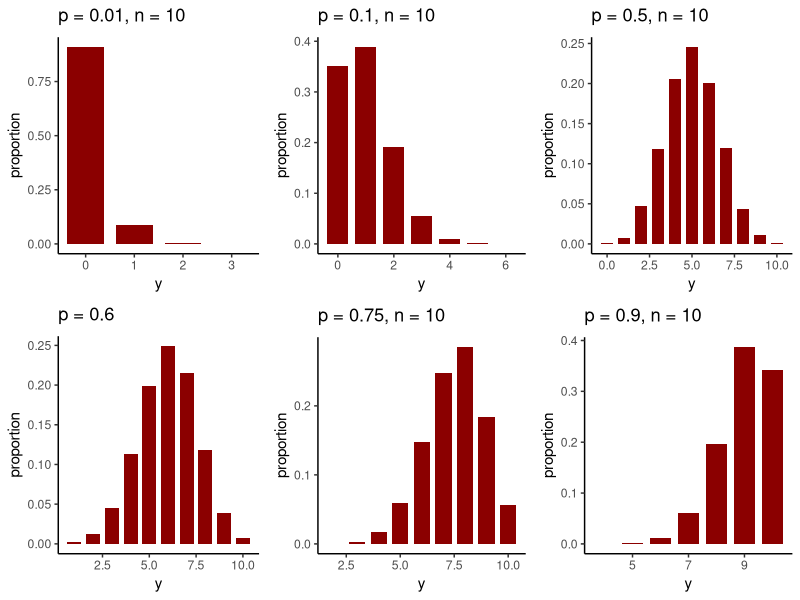
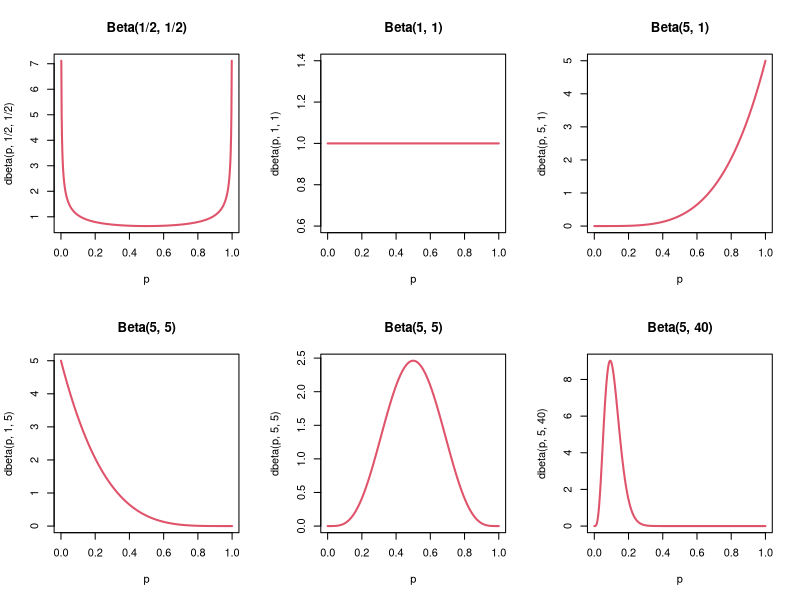
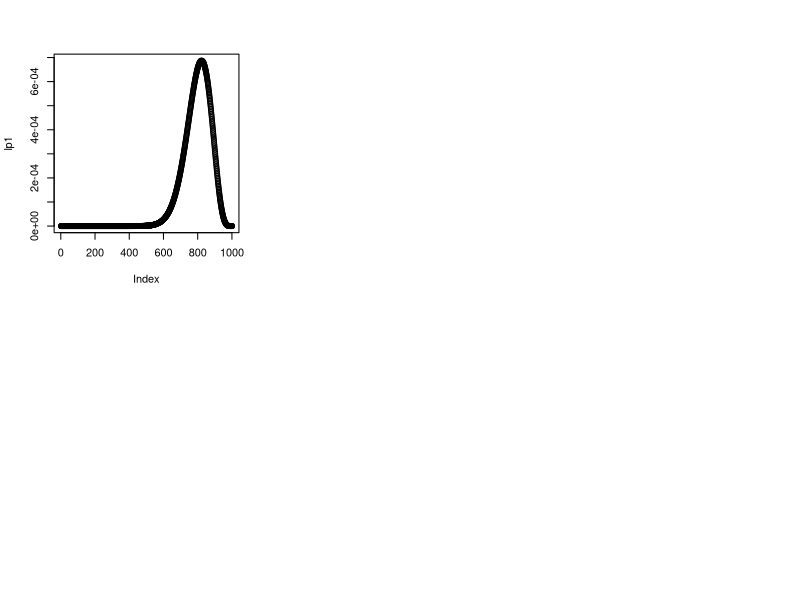

The R source for these figures, in order: (Note: this script raises an error after producing the figures.)
#--------------------------------------------
# Poisson (likelihood) - Gamma (prior) models 
# in R
#--------------------------------------------

# 1. Histogram of Binomial distributed observations

library(tidyverse)
set.seed(2023)
s1 <- data.frame('data' = rbinom(n = 10000, size = 10, prob = 1/100))
s2 <- data.frame('data' = rbinom(n = 10000, size = 10, prob = 10/100))
s3 <- data.frame('data' = rbinom(n = 10000, size = 10, prob = 50/100))
s4 <- data.frame('data' = rbinom(n = 10000, size = 10, prob = 60/100))
s5 <- data.frame('data' = rbinom(n = 10000, size = 10, prob = 75/100))
s6 <- data.frame('data' = rbinom(n = 10000, size = 10, prob = 90/100))

p1 <- s1 %>% ggplot() +
  geom_bar(aes(x = data, y = stat(count / sum(count))), width = 0.75,
           fill = 'darkred') +
  labs(x = 'y', y = 'proportion', title = p~ '= 0.01, n = 10') + theme_classic()
scale_color_gradient(low="firebrick1", high="firebrick4")
p2 <- s2 %>% ggplot() +
  geom_bar(aes(x = data, y = stat(count / sum(count))), width = 0.75,
           fill = 'darkred') +
  labs(x = 'y', y = 'proportion', title = p~ '= 0.1, n = 10')  + theme_classic()
p3 <- s3 %>% ggplot() +
  geom_bar(aes(x = data, y = stat(count / sum(count))), width = 0.75,
           fill = 'darkred') +
  labs(x = 'y', y = 'proportion', title = p~ '= 0.5, n = 10') + theme_classic()
p4 <- s4 %>% ggplot() +
  geom_bar(aes(x = data, y = stat(count / sum(count))), width = 0.75,
           fill = 'darkred') +
  labs(x = 'y', y = 'proportion', title = p~ '= 0.6', n = 10) + theme_classic()
scale_color_gradient(low="firebrick1", high="firebrick4")
p5 <- s5 %>% ggplot() +
  geom_bar(aes(x = data, y = stat(count / sum(count))), width = 0.75,
           fill = 'darkred') +
  labs(x = 'y', y = 'proportion', title = p~ '= 0.75, n = 10')  + theme_classic()
p6 <- s6 %>% ggplot() +
  geom_bar(aes(x = data, y = stat(count / sum(count))), width = 0.75,
           fill = 'darkred') +
  labs(x = 'y', y = 'proportion', title = p~ '= 0.9, n = 10') + theme_classic()

library(gridExtra)
grid.arrange(p1, p2, p3, p4, p5, p6, nrow = 2)


# 2. Density plots of examples of Beta family

par(mfrow = c(2,3))
p = seq(0, 1, length = 500)
plot(p, dbeta(p, 1/2, 1/2), col = 2, lwd = 2, main = 'Beta(1/2, 1/2)', type = 'l')
plot(p, dbeta(p, 1, 1), col = 2, lwd = 2, main = 'Beta(1, 1)', type = 'l')
plot(p, dbeta(p, 5, 1), col = 2, lwd = 2, main = 'Beta(5, 1)', type = 'l')
plot(p, dbeta(p, 1, 5), col = 2, lwd = 2, main = 'Beta(5, 5)', type = 'l')
plot(p, dbeta(p, 5, 5), col = 2, lwd = 2, main = 'Beta(5, 5)', type = 'l')
plot(p, dbeta(p, 5, 40), col = 2, lwd = 2, main = 'Beta(5, 40)', type = 'l')

# 3. Density plots of posteriors

# data
n = 20; p1 = 0.8 # Binomial likelihood parameters
p <- seq(0,1,by=0.001)

# priors
alpha1 = 8; beta1 = 2
prior_mean = alpha1 / (alpha1 + beta1) # [1] 0.05
prior_variance = (alpha1*beta1) / ((alpha1 + beta1)^2 * (alpha1 + beta1 + 1))
prior1 = p^(alpha1 - 1) * (1-p)^(beta1-1) ; prior1 = prior1 / sum(prior1)

# likelihood
set.seed(2023)
data1 = rbinom(n = n, size = 1, prob = p1)
likelihood1 = dbinom(x = p1*n, size = 20, prob = p)

# posterior
lp1 = likelihood1 * prior1 ; posterior1 = lp1 / sum(lp1)
plot(lp1)

# save a copy of entire dataset, training and testing datasets in .csv
write.csv(data1, 
          "C:/Users/julia/OneDrive/Desktop/github/2. Jeffrey prior binomial/Binomial_data.csv",
          row.names = FALSE)

# posterior mean and parameters
meandata1 = mean(data1) # [1] 0.8
alpha_posterior = ((alpha1 + n*mean(data1))) # 24
beta_posterior = (n - n*mean(data1) + beta1) # 6


# ggplot

# data
n = 20; p1 = 0.8 # Binomial likelihood parameters

# priors
alpha1 = 8; beta1 = 2
p <- seq(0,1,by=0.001)
prior1 = p^(alpha1 - 1) * (1-p)^(beta1-1) ; prior1 = prior1 / sum(prior1)

# likelihood
likelihood1 = dbinom(x = p1*n, size = 20, prob = p)

# posterior
lp1 = likelihood1 * prior1 ; posterior1 = lp1 / sum(lp1)

# dataframe
data_frame <- data.frame('p' = p, 'prior' = prior1, 'likelihood' = likelihood1, 'posterior' = posterior1)

ggplot(data=data_frame) +
  geom_line(aes(x = p, y = prior1, color = 'Be(8, 2) prior'), lwd = 1.2) +
  geom_line(aes(x = p, y = likelihood1/sum(likelihood1), 
                color = 'Scaled likelihood Bin(20, 0.8)'), lwd = 1.2) +
  geom_line(aes(x = p, y = posterior1, color = 'Be(24, 6) posterior'), lwd = 1.2) +
  xlim(0, 1) + ylim(0, max(c(prior1, posterior1, likelihood1 / sum(likelihood1)))) +
  scale_color_manual(name = "Distributions", values = c("Be(8, 2) prior" = "darkred", 
                                                        "Scaled likelihood Bin(20, 0.8)" = "black",
                                                        'Be(24, 6) posterior' = 'darkblue')) +
  labs(title = 'Posterior distribution in blue - Be(24,6)',
       subtitle = 'Working example data',
       y="density", x="p") +
  theme(axis.text=element_text(size=8),
        axis.title=element_text(size=8),
        plot.subtitle=element_text(size=10, face="italic", color="darkred"),
        panel.background = element_rect(fill = "white", colour = "grey50"),
        panel.grid.major = element_line(colour = "grey90"))

# Posterior mean, posterior variance and 95% Credible Interval including the sample median
xbar = p1
alpha_prior = 2; beta_prior = 8
alpha_posterior = ((alpha1 + n*mean(data1))) # 24
beta_posterior = (n - n*mean(data1) + beta1) # 6

pmean = alpha_posterior / (alpha_posterior + beta_posterior)
pmean
# [1] 0.8

pvariance = (alpha_posterior *beta_posterior) / ((alpha_posterior + beta_posterior)^2 + (alpha_posterior + beta_posterior + 1) )
pvariance
# [1] 0.1546724

# 95% Cedible Interval obtained by direct sampling (simulation)
set.seed(2023)
round(quantile(rbeta(n = 10^8, alpha_posterior, beta_posterior), probs = c(0.025, 0.5, 0.975)),4)
#   2.5%    50%  97.5% 
# 0.6423 0.8067 0.9201 

# Posterior mean obtained from direct sampling
set.seed(2023)
mean(rbeta(n = 10^8, alpha_posterior, beta_posterior))
# [1] 0.7999991


# Jeffrey's prior

seq=seq(from = 0, to = 1, by = 0.01)
q=dbeta(seq, 1/2, 1/2)

df=data.frame(seq,q)
ggplot(df, aes(seq)) +              
  geom_line(aes(y=q), colour="red3", size = 1.5) + 
  xlab("theta ")+ylab("density")+
  geom_hline(yintercept=1, size = 1.5) +
  xlim(0, 1)+ ylim(0, 5) +
  geom_text(x=0.7, y=4, label="Beta(1/2, 1/2)", size = 6)+
  labs(title = 'Jeffreys Beta prior',
       subtitle = 'in red Beta(1/2, 1/2) prior for a Binomial likelihood',
       y="density", x="p") +
  theme(axis.text=element_text(size=8),
        axis.title=element_text(size=8),
        plot.subtitle=element_text(size=10, face="italic", color="darkred"),
        panel.background = element_rect(fill = "white", colour = "grey50"),
        panel.grid.major = element_line(colour = "grey90"))

# posterior mean
mean(rbeta(n=100000000, shape1 = 16.5, shape2 = 4.5))
# 0.7857248

# credible interval
quantile(rbeta(n=100000000, shape1 = 16.5, shape2 = 4.5), probs = c(0.025, 0.975))
#      2.5%     97.5% 
# 0.5917689 0.9284637 

#----
# end
#----
